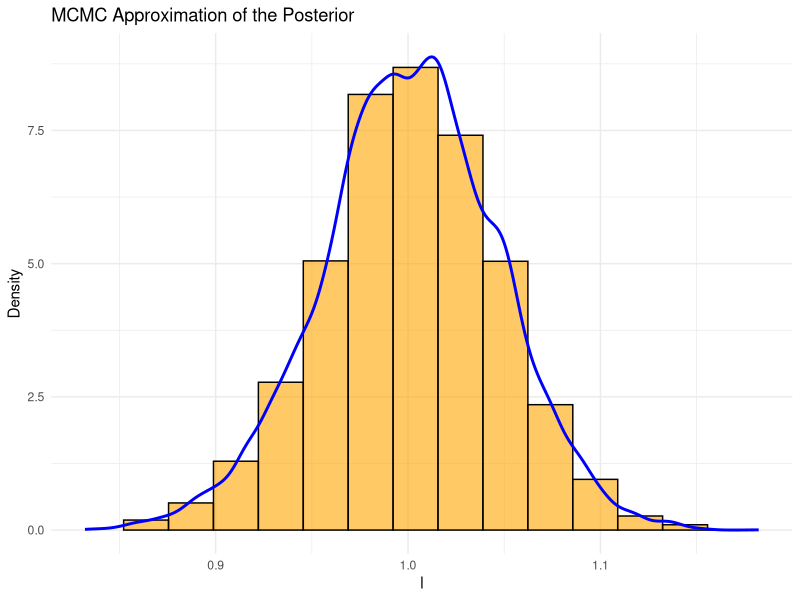
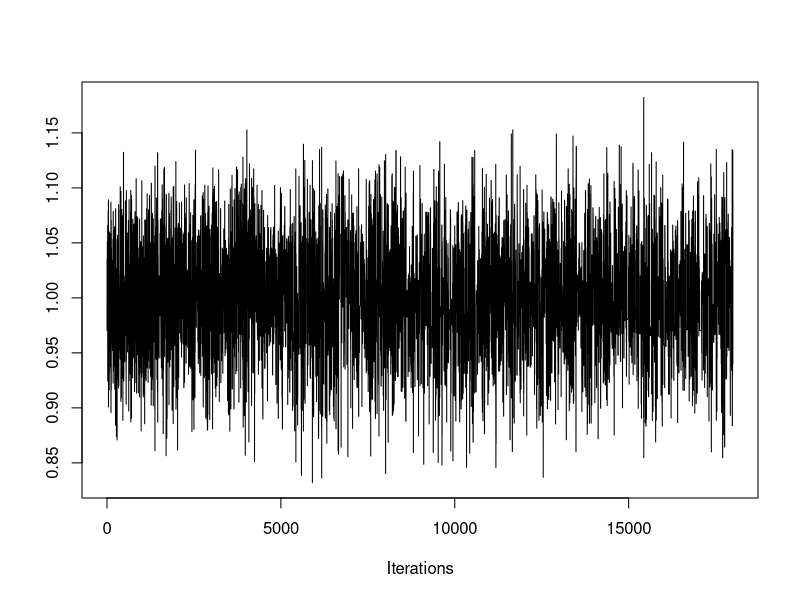
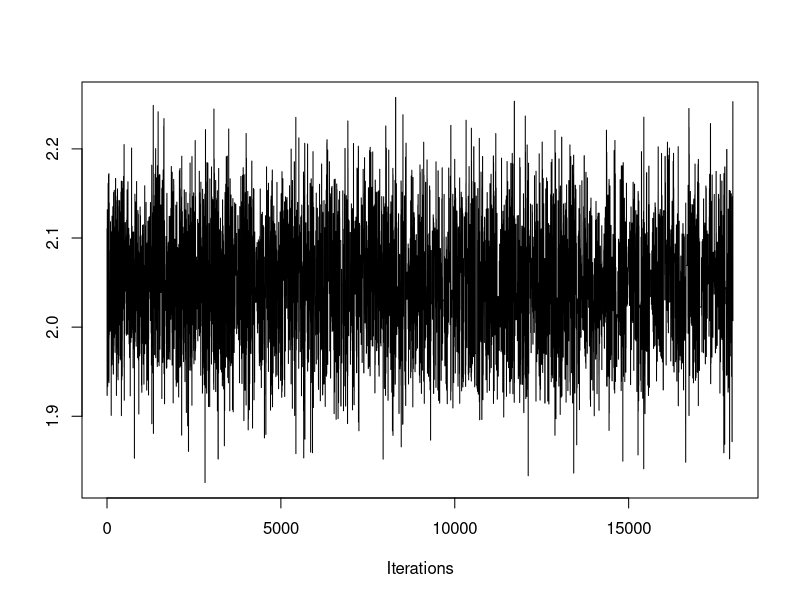
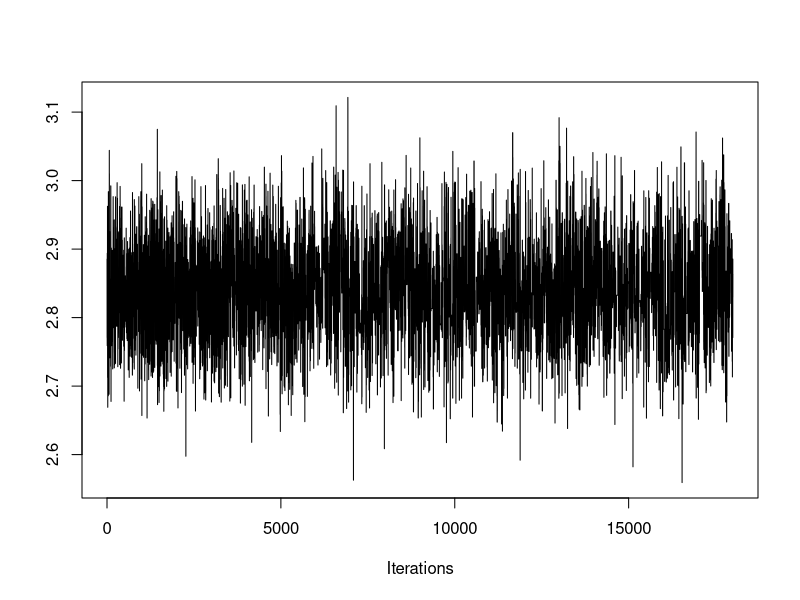
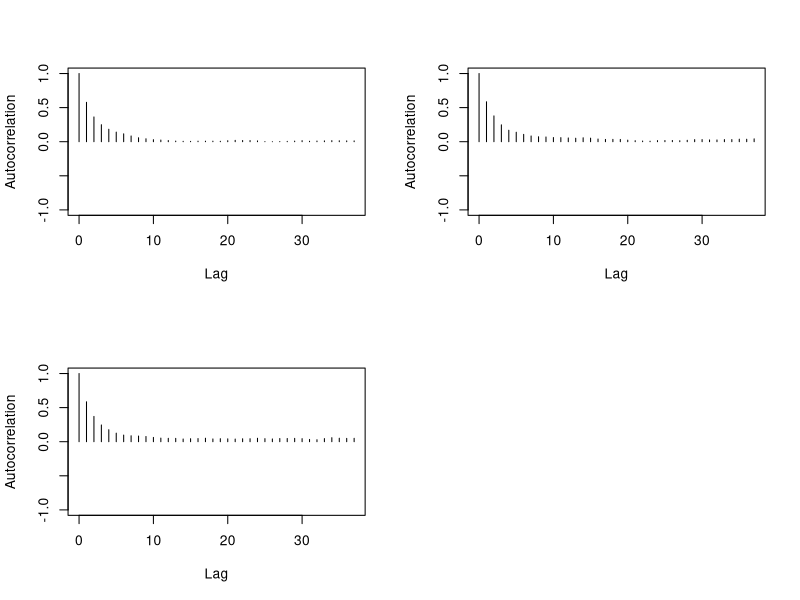

The R source for these figures, in order:
## ---- chunk 1
#To be set by user:
n = 2000 #number of observations (set it higher for consistency)
beta <- c(1, 2, 3)#, 4, 5, 6)  # True coefficients (bias, and predictors) px1

#Synthetic predictors
p = length(beta)-1 #number of predictors
M = p+1 #number of predictors plus intercept
library(MASS)
X <- cbind(1, matrix(mvrnorm(n, mu = rep(0, p), Sigma = 1*diag(p)), n, p))  # Design matrix with intercept (bias). nxp

#Response
z <- X %*% beta  # Linear predictor. %*% = matrix mult. nx1 dim
sig <- 1/(1+exp(-z)) #sigmoid (inv-logit) function, find probability in [0,1], predicted y
y = rbinom(n=n, size=1, prob=sig) #size=num trials=1 -> bernoulli response var
## ---- chunk 2
#Proposal distro
proposal <- function(mu, lambda, sigma) {
  # Draw a single sample from multivariate normal
  distro <- mvrnorm(1, mu = mu, Sigma = lambda*sigma)
  return(distro)
}

# Log-likelihood function for logistic regression
logistic_ll <- function(beta, X, y) {
  z <- X %*% beta
  p <- 1 / (1 + exp(-z))
  loglike <- sum(log(p[y==1]))+sum(log((1-p)[y==0]))
  return(loglike)
}

# Log-prior of parameter that comes from proposal distro
library(mvtnorm)
log_prior <- function(distro, mu, sigma) {
  # Compute the density at 'distro' under the MVN used in proposal()
  prob <- dmvnorm(distro, mean = mu, sigma = sigma)
  log_prob = log(prob)
  return(log_prob)
}

#Define log_prior_kde
log_prior_kde <- function(beta, C, den_funs) {
  prior_d = 0
  d = 1 #iterative
  while (d <= dim(C)[2]) {
    if ( min(C[,d]) < beta[d] && beta[d] < max(C[,d]) ){
      density_at_point = den_funs[[d]](beta[d])
      prior_d = prior_d + log(density_at_point) #Assume independence
    }
    else {
      prior_d = -10000
    }
    d = d+1
  }
  return(prior_d)
}
## ---- chunk 3
metropolis <- function(X, y, M, KDE = FALSE, C = NA, den_funs = NA, N = 20000, a_target = 0.234, b1 = rep(0, M), batch = TRUE, batch_schedule = seq(50, N, by = 50)) {
  #0) Initial values
  if (batch == FALSE) {
    a_target = a_target/2.26 
  }
  n_accept <- 0 #number of acceptances
  b <- matrix(0, nrow = N, ncol = M)
  b[1,] <- b1 #rep(0, M)
  
  #Keep history of proposals
  P_list <- rep(NA, N - 1)
  P_list[1] <- logistic_ll(b[1,], X, y)
  
  #Adaptation parameters
  batch_index <- 1
  Tb <- 0 #start of batch
  mu <- rep(0, M)
  Sigma <- diag(M)
  lambda <- (2.38**2)/M
  gam <- 1
  
  for (i in 2:N) {
    #1) Propose new position beta[i-1] -> beta[i]' from proposal distro
    b_prop <- proposal(mu, lambda, Sigma)
    
    #2) Compute transition probability
    if (KDE == FALSE) {
      P_list[i] <- logistic_ll(b_prop, X, y) + log_prior(b_prop, rep(0, M), diag(M))  #P(beta*)
    } else {
      P_list[i] <- logistic_ll(b_prop, X, y) + log_prior_kde(b_prop, C, den_funs)
    }
    
    #3) Acceptance ratio
    R <- exp(P_list[i] - P_list[i-1])
    alpha <- min(R, 1)
    
    #4) Generate a random number u_i from [0,1]. Accept or reject proposal
    u <- runif(1)  # u_i
    if (u <= alpha) {
        b[i,] <- b_prop  # Accept y as next state
        n_accept = n_accept + 1
    } else {
        b[i,] <- b[i-1,]  # Stay at previous state of Markov chain
        P_list[i] = P_list[i-1]
    }
    
    #5) Adaptive step
    if (batch == TRUE) {
      if (batch_index <= length(batch_schedule) && i == batch_schedule[batch_index]) {
        #Batch update
        Tb1 = i #T_{b+1}
        b_batch = b[(Tb + 1):Tb1, , drop = FALSE]
        n_batch = nrow(b_batch)
        
        #Covar update
        cov_sum = matrix(0, M, M)
        for (j in 1:n_batch) {
          diff = matrix(b_batch[j,] - mu, ncol=1)
          cov_sum = cov_sum + (diff%*%t(diff) - Sigma)
        }
        Sigma <- Sigma + cov_sum/n_batch + 1e-5*diag(M)
        
        #Mean update
        mean_diff = colMeans(b_batch) - mu
        mu = mu + mean_diff
        
        #Parameter update
        Tb = Tb1
        batch_index = batch_index + 1
        lambda = exp( log(lambda) + (alpha-a_target)/n_batch )
      }
    } else { #Batch == FALSE
      gam = 1/i
      Sigma = Sigma + gam*( (b[i,]-mu)%*%t(b[i,]-mu) - Sigma )
      mu = mu + gam*( b[i,]-mu )
      lambda = exp( log(lambda) + gam*(alpha-a_target) )
    }
  }

  n <- as.integer(0.9 * N)
  C <- b[(N - n + 1):N,] #discard first 10% of samples
  
  cat("Acceptance rate:", n_accept/(N-1), "\n")
  return(C)
}
## ---- chunk 4
prior_recursive <- function(k, X, y, M, N = 20000, a_target = 0.234, b1 = rep(0, M)) {
  #Partition the data
  #Number of rows
  n <- nrow(X)
  
  # Get row group assignments
  part_indices <- cut(seq_len(n), breaks = k, labels = FALSE)
  
  # Split row indices instead of splitting X directly
  index_groups <- split(seq_len(n), part_indices)
  
  # Turn each group of indices into a matrix
  parts_X <- lapply(index_groups, function(idx) X[idx, , drop = FALSE])
  y <- matrix(y, ncol = 1)
  parts_y <- lapply(index_groups, function(idx) y[idx, , drop = FALSE])
  
  #Prior recursive implementation
  for (j in seq(1,k)) { 
    if (j == 1) {
      C = metropolis(parts_X[[j]], parts_y[[j]], M, KDE = FALSE, C = NA, den_funs = NA, N = N, a_target = a_target, b1 = b1, batch = TRUE)
    
    } else {
      
      #Create KDE functions and MAP (modes) vals
      den_funs <- list()
      modes <- list()
      d = 1 #iterative
      while (d <= dim(C)[2]) {
        kde <- density(C[,d])
        den_funs[[d]] <- approxfun(kde$x, kde$y) #approx fun
        modes[[d]] <- kde$x[which.max(kde$y)]
        d = d+1
      }
      modes = unlist(modes)
      
      C = metropolis(parts_X[[j]], parts_y[[j]], M, KDE = TRUE, C = C, den_funs = den_funs, N = N, a_target = a_target, b1 = modes, batch = TRUE)
      
    }
  }
  return(C)
}
## ---- chunk 5
C = prior_recursive(4, X, y, M)
## ---- chunk 6
c = C[,1]
# Plot of density function
library(ggplot2)
nbins <- ceiling( (2*n)**(1/3) ) #Terrell-Scott rule for min num bins
ggplot() +
  geom_histogram(aes(x = c, y = ..density..), bins = nbins, fill = "orange", color = "black", alpha = 0.6) +
  geom_density(aes(x = c), color = "blue", linewidth = 1) +
  labs(x = "l", y = "Density", title = "MCMC Approximation of the Posterior") +
  xlim(min(c), max(c)) +
  theme_minimal()
## ---- chunk 7
library(coda)
mcmc_obj <- as.mcmc(C)
traceplot(mcmc_obj)
## ---- chunk 8
autocorr.plot(mcmc_obj)
